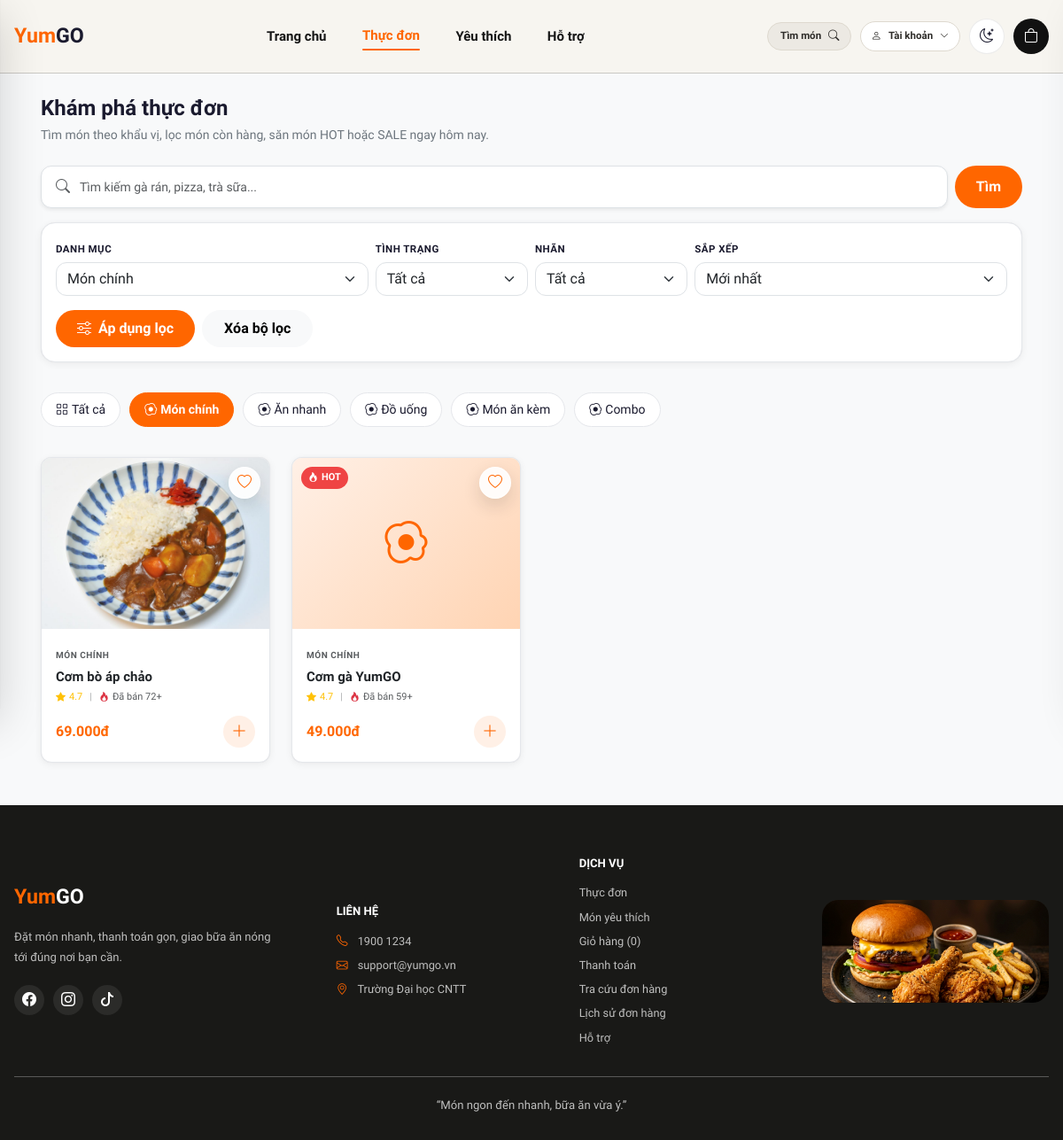
Screenshot of /index.php?page=foods&category_id=1 with the database file from the repository.
### tables this page shows
CREATE TABLE IF NOT EXISTS categories (
  id INT UNSIGNED AUTO_INCREMENT PRIMARY KEY,
  name VARCHAR(100) NOT NULL,
  is_deleted TINYINT(1) NOT NULL DEFAULT 0,
  created_at TIMESTAMP NOT NULL DEFAULT CURRENT_TIMESTAMP,
  updated_at TIMESTAMP NOT NULL DEFAULT CURRENT_TIMESTAMP ON UPDATE CURRENT_TIMESTAMP
);

CREATE TABLE IF NOT EXISTS foods (
  id INT UNSIGNED AUTO_INCREMENT PRIMARY KEY,
  category_id INT UNSIGNED NOT NULL,
  name VARCHAR(150) NOT NULL,
  price DECIMAL(10,2) NOT NULL,
  image VARCHAR(255) NOT NULL,
  description TEXT,
  is_hot TINYINT(1) NOT NULL DEFAULT 0,
  is_sale TINYINT(1) NOT NULL DEFAULT 0,
  discount_percent TINYINT UNSIGNED NOT NULL DEFAULT 0,
  is_available TINYINT(1) NOT NULL DEFAULT 1,
  is_deleted TINYINT(1) NOT NULL DEFAULT 0,
  created_at TIMESTAMP NOT NULL DEFAULT CURRENT_TIMESTAMP,
  updated_at TIMESTAMP NOT NULL DEFAULT CURRENT_TIMESTAMP ON UPDATE CURRENT_TIMESTAMP,
  CONSTRAINT fk_foods_category
    FOREIGN KEY (category_id) REFERENCES categories(id)
    ON UPDATE CASCADE ON DELETE RESTRICT,
  INDEX idx_foods_name (name)
);

### controllers/FoodController.php (called while the page is built, shortened)
<?php
require_once dirname(__DIR__) . '/models/Category.php';
require_once dirname(__DIR__) . '/models/Food.php';
class FoodController {
    private $categoryModel;
    private $foodModel;
    public function __construct(PDO $pdo) {
        $this->categoryModel = new Category($pdo);
        $this->foodModel = new Food($pdo);
    }
    public function listing() {
        $search = isset($_GET['search']) ? trim($_GET['search']) : '';
        $search = mb_substr($search, 0, 80);
        $categoryId = null;
        if (isset($_GET['category_id'])) {
            $val = filter_var($_GET['category_id'], FILTER_VALIDATE_INT);
            if ($val !== false && $val > 0) {
                $categoryId = $val;
            }
        }
        $availability = isset($_GET['availability']) ? trim($_GET['availability']) : 'all';
        $status = isset($_GET['status']) ? trim($_GET['status']) : 'all';
        $sort = isset($_GET['sort']) ? trim($_GET['sort']) : 'newest';
        $limit = 8;
        $page = 1;
        $offset = ($page - 1) * $limit;
        $filters = [
            'category_id' => $categoryId,
            'search' => $search,
            'availability' => $availability,
            'status' => $status,
            'sort' => $sort
        ];
        $foods = $this->foodModel->getList($filters, $offset, $limit);
        $categories = $this->categoryModel->getAllActive();
        require_once dirname(__DIR__) . '/views/layouts/header.php';
        require_once dirname(__DIR__) . '/views/user/foods.php';
        require_once dirname(__DIR__) . '/views/layouts/footer.php';
    }
}

### models/Category.php (called while the page is built, shortened)
<?php
class Category {
    private $db;
    public function __construct(PDO $pdo) {
        $this->db = $pdo;
    }
    public function getAllActive(): array {
        try {
            $stmt = $this->db->prepare("SELECT * FROM `categories` WHERE `is_deleted` = 0 ORDER BY `id` ASC");
            $stmt->execute();
            return $stmt->fetchAll();
        } catch (PDOException $e) {
            error_log("Lỗi trong Category::getAllActive: " . $e->getMessage());
            return [];
        }
    }
}

### models/Food.php (called while the page is built, shortened)
<?php
class Food {
    private $db;
    public function __construct(PDO $pdo) {
        $this->db = $pdo;
    }
    public function getList(array $filters = [], int $offset = 0, int $limit = 8): array {
        try {
            $sql = "
                SELECT f.*, c.name as category_name
                FROM `foods` f
                INNER JOIN `categories` c ON f.category_id = c.id
                WHERE f.is_deleted = 0
                  AND c.is_deleted = 0
            ";
            $params = [];
            if (!empty($filters['category_id'])) {
                $sql .= " AND f.category_id = :category_id";
                $params['category_id'] = $filters['category_id'];
            }
            $sortMap = [
                'newest' => 'f.id DESC',
                'price_asc' => 'CASE WHEN f.is_sale = 1 THEN f.price * (1 - f.discount_percent / 100) ELSE f.price END ASC, f.id DESC',
                'price_desc' => 'CASE WHEN f.is_sale = 1 THEN f.price * (1 - f.discount_percent / 100) ELSE f.price END DESC, f.id DESC',
                'hot' => 'f.is_hot DESC, f.is_sale DESC, f.id DESC'
            ];
            $sort = $filters['sort'] ?? 'newest';
            $orderBy = $sortMap[$sort] ?? $sortMap['newest'];
            $sql .= " ORDER BY {$orderBy} LIMIT :limit OFFSET :offset";
            $stmt = $this->db->prepare($sql);
            if (isset($params['category_id'])) {
                $stmt->bindValue(':category_id', $params['category_id'], PDO::PARAM_INT);
            }
            $stmt->bindValue(':limit', $limit, PDO::PARAM_INT);
            $stmt->bindValue(':offset', $offset, PDO::PARAM_INT);
            $stmt->execute();
            return $stmt->fetchAll();
        } catch (PDOException $e) {
            error_log("Lỗi trong Food::getList: " . $e->getMessage());
            return [];
        }
    }
}

### views/user/foods.php (the view, shortened to what this page needs)
<?php
$buildFoodsUrl = function (array $overrides = []) use ($search, $categoryId, $availability, $status, $sort) {
    $params = [
        'page' => 'foods',
        'search' => $search,
        'category_id' => $categoryId,
        'availability' => $availability,
        'status' => $status,
        'sort' => $sort
    ];
    foreach ($overrides as $key => $value) {
        $params[$key] = $value;
    }
    foreach ($params as $key => $value) {
        if ($value === null || $value === '' || $value === 'all' || ($key === 'sort' && $value === 'newest')) {
            unset($params[$key]);
        }
    }
    return 'index.php?' . http_build_query($params);
};
?>
<div class="container px-3 py-4">
    <div class="mb-4">
        <h1 class="display-lg mb-1">Khám phá thực đơn</h1>
        <p class="body-md text-secondary">Tìm món theo khẩu vị, lọc món còn hàng, săn món HOT hoặc SALE ngay hôm nay.</p>
    </div>
    <form action="index.php" method="GET" class="mb-4">
        <div class="row g-2 align-items-center position-relative">
            <div class="col">
                <div class="input-group border rounded-md bg-canvas shadow-sm" style="overflow: hidden; height: 48px;">
                    <span class="input-group-text bg-transparent border-0 pe-2 ps-3">
                        <i class="bi bi-search text-muted"></i>
                    </span>
                    <input type="text"
                           name="search"
                           class="form-control border-0 ps-1 bg-transparent body-md text-dark yumgo-search-input"
                           placeholder="Tìm kiếm gà rán, pizza, trà sữa..."
                           value="<?php echo htmlspecialchars($search); ?>"
                           aria-label="Tìm kiếm món ăn">
                </div>
            </div>
            <div class="col-auto">
                <button type="submit" class="btn btn-primary-yumgo h-100 px-4" style="height: 48px !important;">
                    Tìm
                </button>
            </div>
        </div>
        <div class="advanced-filter-panel mt-3">
            <div class="row g-2">
                <div class="col-12 col-md-4">
                    <label class="form-label filter-label" for="categoryFilter">Danh mục</label>
                    <select class="form-select rounded-md" id="categoryFilter" name="category_id">
                        <?php foreach ($categories as $cat): ?>
                            <option value="<?php echo (int)$cat['id']; ?>" <?php echo ((int)$cat['id'] === (int)$categoryId) ? 'selected' : ''; ?>>
                                <?php echo htmlspecialchars($cat['name']); ?>
                            </option>
                        <?php endforeach; ?>
                    </select>
                </div>
                <div class="col-6 col-md-2">
                    <label class="form-label filter-label" for="availabilityFilter">Tình trạng</label>
                    <select class="form-select rounded-md" id="availabilityFilter" name="availability">
                        <option value="all" <?php echo $availability === 'all' ? 'selected' : ''; ?>>Tất cả</option>
                    </select>
                </div>
                <div class="col-6 col-md-2">
                    <label class="form-label filter-label" for="statusFilter">Nhãn</label>
                    <select class="form-select rounded-md" id="statusFilter" name="status">
                        <option value="all" <?php echo $status === 'all' ? 'selected' : ''; ?>>Tất cả</option>
                    </select>
                </div>
                <div class="col-12 col-md-4">
                    <label class="form-label filter-label" for="sortFilter">Sắp xếp</label>
                    <select class="form-select rounded-md" id="sortFilter" name="sort">
                        <option value="newest" <?php echo $sort === 'newest' ? 'selected' : ''; ?>>Mới nhất</option>
                    </select>
                </div>
            </div>
            <div class="d-flex flex-wrap gap-2 mt-3">
                <button type="submit" class="btn btn-primary-yumgo px-4 py-2">
                    <i class="bi bi-sliders me-1"></i> Áp dụng lọc
                </button>
                <a href="index.php?page=foods" class="btn btn-light rounded-pill px-4 py-2 fw-semibold">
                    Xóa bộ lọc
                </a>
            </div>
        </div>
    </form>
    <div class="mb-4">
        <div class="category-strip">
            <a href="<?php echo htmlspecialchars($buildFoodsUrl(['category_id' => null, 'p' => null])); ?>"
               class="category-pill <?php echo empty($categoryId) ? 'active' : ''; ?>">
                <i class="bi bi-grid me-1"></i>Tất cả
            </a>
            <?php if (!empty($categories)): ?>
                <?php foreach ($categories as $cat): ?>
                    <?php
                    $isActive = ($categoryId !== null && (int)$cat['id'] === (int)$categoryId);
                    $icon = 'bi-egg-fried';
                    ?>
                    <a href="<?php echo htmlspecialchars($buildFoodsUrl(['category_id' => (int)$cat['id'], 'p' => null])); ?>"
                       class="category-pill <?php echo $isActive ? 'active' : ''; ?>">
                        <i class="bi <?php echo $icon; ?> me-1"></i><?php echo htmlspecialchars($cat['name']); ?>
                    </a>
                <?php endforeach; ?>
            <?php endif; ?>
        </div>
    </div>
    <div class="row g-3 g-md-4">
        <?php if (!empty($foods)): ?>
            <?php foreach ($foods as $food): ?>
                <?php require __DIR__ . '/partials/food-card.php'; ?>
            <?php endforeach; ?>
        <?php endif; ?>
    </div>
</div>

### views/user/partials/food-card.php (shortened to what this page needs)
<?php
$isAvailable = (int)$food['is_available'] === 1;
$isHot = (int)$food['is_hot'] === 1;
$priceDisplay = $food['price'];
$imageFile = !empty($food['image']) ? $food['image'] : '';
$imageExists = !empty($imageFile) && file_exists(PATH_ROOT . '/uploads/foods/' . $imageFile);
$categoryName = $food['category_name'] ?? 'Món ăn';
?>
<div class="col-6 col-md-4 col-lg-3 mb-4">
    <div class="food-card <?php echo !$isAvailable ? 'food-unavailable' : ''; ?>">
        <div class="food-card-img-wrapper">
            <button type="button"
                    class="favorite-toggle"
                    data-food-id="<?php echo (int)$food['id']; ?>"
                    aria-label="Lưu món yêu thích">
                <i class="bi bi-heart"></i>
            </button>
            <?php if ($isHot && $isAvailable): ?>
                <span class="badge-hot"><i class="bi bi-fire me-1"></i>HOT</span>
            <?php endif; ?>
            <?php if ($imageExists): ?>
                <a href="index.php?page=food-detail&id=<?php echo (int)$food['id']; ?>">
                    <img src="uploads/foods/<?php echo htmlspecialchars($imageFile); ?>"
                         alt="<?php echo htmlspecialchars($food['name']); ?>"
                         class="food-card-img"
                         loading="lazy">
                </a>
            <?php else: ?>
                <a href="index.php?page=food-detail&id=<?php echo (int)$food['id']; ?>" class="d-block w-100 h-100 position-absolute" style="top:0; left:0;">
                    <div class="food-card-placeholder">
                        <i class="bi bi-egg-fried"></i>
                    </div>
                </a>
            <?php endif; ?>
        </div>
        <div class="p-3 d-flex flex-column justify-content-between" style="min-height: 120px;">
            <div>
                <span class="text-uppercase text-muted fw-semibold" style="font-size: 10px; letter-spacing: 0.5px;">
                    <?php echo htmlspecialchars($categoryName); ?>
                </span>
                <h5 class="title-md text-truncate mb-1 mt-1">
                    <a href="index.php?page=food-detail&id=<?php echo (int)$food['id']; ?>" class="text-dark text-decoration-none hover-primary">
                        <?php echo htmlspecialchars($food['name']); ?>
                    </a>
                </h5>
                <div class="d-flex align-items-center gap-2 mb-1" style="font-size: 11px; font-weight: 500;">
                    <span class="text-warning d-flex align-items-center">
                        <i class="bi bi-star-fill me-1"></i>4.<?php echo (7 + ((int)$food['id'] * 3) % 3); ?>
                    </span>
                    <span class="text-muted opacity-50">|</span>
                    <span class="text-muted d-flex align-items-center">
                        <i class="bi bi-fire text-danger me-1"></i>Đã bán <?php echo (20 + ((int)$food['id'] * 13) % 150); ?>+
                    </span>
                </div>
            </div>
            <div class="d-flex align-items-center justify-content-between mt-2">
                <div class="d-flex flex-column">
                    <span class="price-display">
                        <?php echo number_format($priceDisplay, 0, ',', '.'); ?>đ
                    </span>
                </div>
                <div>
                    <?php if ($isAvailable): ?>
                        <form action="index.php?page=cart-add" method="POST" class="m-0">
                            <button type="submit" class="btn-add-quick" title="Thêm vào giỏ" aria-label="Thêm nhanh vào giỏ">
                                <i class="bi bi-plus-lg"></i>
                            </button>
                        </form>
                    <?php else: ?>
                        <span class="badge bg-secondary-subtle text-secondary rounded-pill py-1 px-2 fw-semibold" style="font-size: 10px;">
                            Hết hàng
                        </span>
                    <?php endif; ?>
                </div>
            </div>
        </div>
    </div>
</div>

### rows the page displays
categories: name "Món chính"
categories: name "Ăn nhanh"
categories: name "Đồ uống"
categories: name "Món ăn kèm"
categories: name "Combo"
foods: image (picture), category.name "MÓN CHÍNH", name "Cơm bò áp chảo", 7 + ((int)$food['id'] * 3) % 3 "7", 20 + ((int)$food['id'] * 13) % 150 "72", price "69.000"
foods: is_hot 1 (drawn), category.name "MÓN CHÍNH", name "Cơm gà YumGO", 7 + ((int)$food['id'] * 3) % 3 "7", 20 + ((int)$food['id'] * 13) % 150 "59", price "49.000"

### other values shown
$footerCartCount "0"
form field category_id "Món chính"
